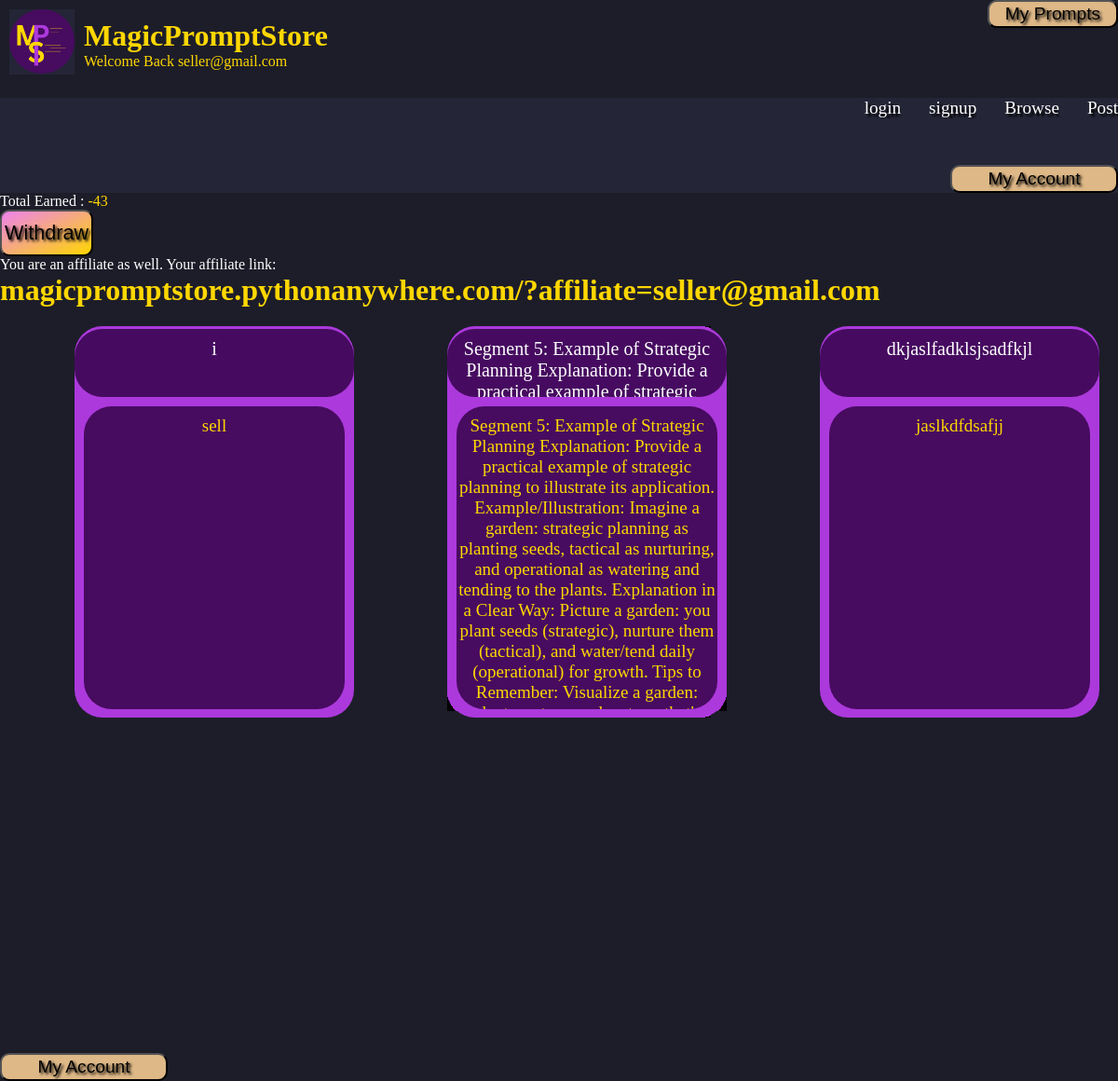
The page /posted/ (signed in) on the database its author committed.
### mps_app/models.py (models this page shows, shortened)
class Users(models.Model):
    name = models.TextField(max_length=30)
    email = models.TextField(max_length=50)
    password = models.TextField(max_length=10)
    prompts = models.ManyToManyField(Prompts,related_name='prompts')
    pending = models.ManyToManyField(Prompts,related_name='pending')
    posted = models.ManyToManyField(Prompts,related_name='posted')
    total_earned = models.IntegerField(default=0)
    is_affiliate = models.TextField(default = "no")
    link = models.TextField(default = "null")
    from_affiliate = models.ForeignKey('Users',blank=True,null=True,on_delete=models.SET_NULL)
    payment_id = models.TextField(max_length=50,default="null")
    withdraw_processing = models.TextField(default='no')

class Prompts(models.Model):
    name = models.TextField(max_length=30,default="NULL")
    title = models.TextField(max_length=50)
    description = models.TextField(max_length=500)
    prompt = models.TextField(max_length=5000)
    price = models.FloatField(max_length=30,default=0.0)
    category = models.TextField(max_length=30,default='normal')
    sample_input = models.TextField(max_length=10000,default="null")
    sample_output = models.TextField(max_length=10000,default="null")
    sales = models.IntegerField(default=0)
    user = models.ForeignKey('Users',blank=True,null=True,on_delete=models.SET_NULL,related_name='user')
    cost = models.IntegerField(default=29)
    prompt_type = models.TextField(max_length=5 ,default="free")
    status=models.TextField(max_length=20,default="published")
    updated = models.DateTimeField(auto_now=True)

### mps_app/views.py (the view)
# urls.py: path('posted/',views.posted_view,name="posted_view"),
def posted_view(request):
    request.session['current'] = 'posted'
    if request.session.get('user')== 'null':
        return redirect(reverse('login_view'))
    if request.method == 'POST':
        title = request.POST.get('thetitle')
        request.session['thetitle'] = title
        return redirect(reverse('prompt_view'))
    email = request.session.get('email')
    user = Users.objects.get(email=email)
    context = {
        'user' : user,
    }
    if user.is_affiliate == "yes":
        context['link'] = user.link
    if request.session.get('user')!= 'null':
        context['name'] = request.session.get('email')
    return render(request,'posted.html',context)

### mps_app/templates/posted.html (shortened to what this page needs)
{% extends 'common.html' %}
{% block link %}
{% load static %}
<link rel="stylesheet" href="{% static 'posted.css' %}">
{% endblock %}
{%block body%}
    <p style="color:white">Total Earned : <span style="color:gold">{{ user.total_earned }}</span><br></p>
    {% if user.withdraw_processing == "no" %}
        <button><a class="link2" href="{% url 'withdraw_view' %}">Withdraw</a></button>
    {% endif %}
    {% if link %}
    <p style="color:white">You are an affiliate as well. Your affiliate link:</p>     <h1 style="color:gold;">
        {% if link%}
        {{ link }}
        {% endif %}
    </h1>
    {% endif %}
    <div class="grid">
        <div class="container">
            {% if user%}
            {% for prompt in user.posted.all %}
                <div class="card" onclick="onSubmit('{{ prompt.title }}')">
                    <form method="POST" id="myform">
                        <div class="title">
                            {{ prompt.title }}
                        </div>
                        <div class="description">
                            {{ prompt.description }}
                        </div>
                    </form>
                </div>
            {% endfor %}
            {% endif %}
        </div>
    </div>
    <button class="sticky"><a class="link2" href="{% url 'my_prompts_view' %}">My Prompts</a></button>
    <button class="sticky2"><a class="link2" href="{% url 'posted_view' %}">My Account</a></button>
</body>
</html>
{% endblock %}

### mps_app/templates/common.html (shortened to what this page needs)
<html lang="en">
    {% load static %}
<head>
    <link rel="stylesheet" href="{% static 'common.css'%}">
    {% block link%} {% endblock %}
</head>
<body>
    {% load static %}
    <img src="{% static 'logo.png'%}" width="70px" height="70px" class="logo">
    <div class="mps">
        <h1>MagicPromptStore</h1>
        {%if name%}
        Welcome Back
        {{name}}
        {% endif %}
    </div>
    <div class="header">
        <a href="{% url 'login_view' %}" class="link">login</a>
        <a href="{% url 'signup_view' %}" class="link">signup</a>
        <a href="{% url 'store_view' %}" class="link">Browse</a>
        <a href="{% url 'post_view' %}" class="link">Post</a>
    </div>
    <div class="mine">
        <button class="sticky"><a class="link2" href="{% url 'my_prompts_view' %}">My Prompts</a></button>
        <button class="sticky2"><a class="link2" href="{% url 'posted_view' %}">My Account</a></button>
    </div>
    {% block body%} {% endblock%}
</body>
</html>

### mps_app/static/common.css (style rules this page uses)
* { margin:0px; padding: 0%; overflow-x: hidden; }
.sticky2 { padding: 0px; background: burlywood; border-radius: 10px; width: 180px; height: 30px; font-size: medium; right: 0%; top: 5%; }
body { background-color: #1d1d29; margin:0px; padding: 0px; overflow-x: hidden; }
.link { text-decoration: none; color:white; font-size: larger; text-shadow: 3px 3px 2px black; }
.link2 { text-decoration: none; color:black; font-size: larger; text-shadow: 2px 2px 3px black; margin: 0px; }
.header { position: relative; left:0px; width: 100%; display: flex; background-color: #242536; justify-content:flex-end; align-items: end; gap:30px; flex-wrap: wrap; margin-right: 0px; }
.mine { display: flex; background-color: #242536; height:50px; padding-top: 30px; justify-content:flex-end; align-items: end; gap:30px; flex-wrap: wrap; width: 100%; }
.logo { position: absolute; left:10px; top :10px; }
.mps { position: relative; left:90px; top :20px; color: gold; margin-bottom: 50px; }
button { background: linear-gradient(to right bottom,violet,gold); border-radius: 10px; width: 200px; height: 50px; font-size: large; }
.sticky { padding: 0px; background: burlywood; border-radius: 10px; width: 140px; height: 30px; font-size: medium; right: 0%; top: 0%; }
form { overflow-y: visible; }
.grid { overflow-y: hidden; }
body { overflow-y: auto; }

### mps_app/static/posted.css (style rules this page uses)
.grid { width: 100%; height: 100%; }
.container { position: relative; left: 5%; display: grid; grid-template-columns: repeat(auto-fit, minmax(400px, 1fr)); }
.card { width: 300px; height: 420px; background-color: #AC39DC; border-radius: 30px; margin: 20px; font-size: large; transition: background-color 0.3s, height 0.3s, font-size 0.3s; cursor: pointer; }
.title { margin-top: 3px; height: 15%; border-radius: 30px; background-color: hsl(282, 79%, 21%); text-align: center; padding-top: 10px; color: white; font-size: 20px; }
.description { border-radius: 30px; background-color: #470B60; text-align: center; margin: 10px; padding-top: 10px; height: 75%; font-size: 19px; color: gold; }
.sticky { padding: 0px; background: burlywood; border-radius: 10px; width: 140px; height: 30px; font-size: medium; position:fixed; right: 0%; top: 0%; }
.link2 { color:black; font-size: larger; text-shadow: 2px 2px 3px black; margin: 0px; }
button { background: linear-gradient(to right bottom,violet,gold); border-radius: 10px; width: 100px; height: 50px; font-size: large; }

### rows shown on the page
Users: email "seller@gmail.com", total_earned "-43", link "magicpromptstore.pythonanywhere.com/?affiliate=seller@gmail.com"
Prompts: title "i", description "sell"
Prompts: title "Segment 5: Example of Strategic Planning Explanation: Provide a practical example of strategic…", description "Segment 5: Example of Strategic Planning Explanation: Provide a practical example of strategic planning to illustrate its application. Example/Illustration: Imagine a garden: strategic planning as planting seeds, tactical as nurturing, and operational as watering and tending to the plants. Explanation in a Clear Way: Picture a garden: you plant seeds (strategic), nurture them (tactical), and water/tend daily (operational) for growth. Tips to Remember: Visualize a garden:…"
Prompts: title "dkjaslfadklsjsadfkjl", description "jaslkdfdsafjj"
